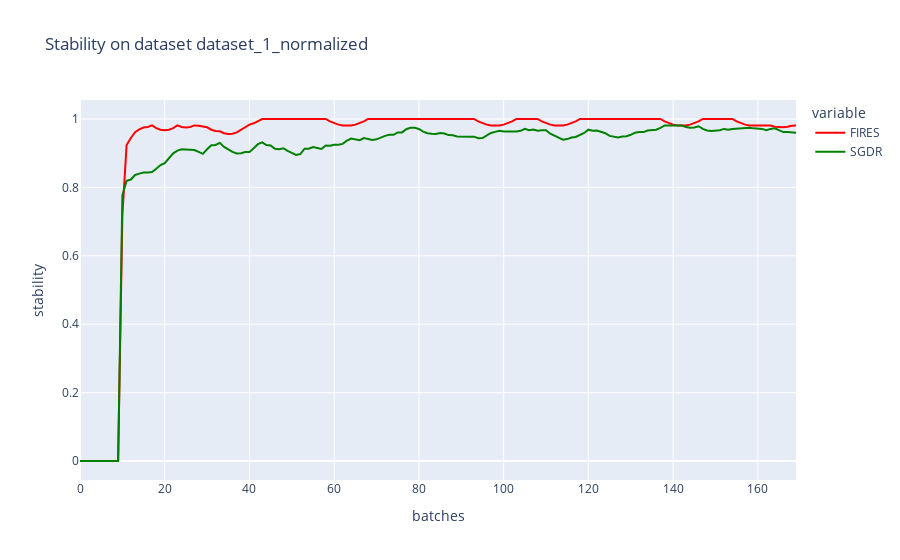

Notebook source saved alongside this figure:
### Markdown cell above
### Plot all

### Code cell
# stability
title = "Stability on dataset {}".format(dataset_name)
col_names = ["FIRES", "SGDR"]
d = {"FIRES":fires_stability, "SGDR":sgdr_stability}
df = pd.DataFrame(d, columns=col_names)
fig = px.line(df, y = col_names, title=title, labels={"index":"batches", "value":"stability"}, color_discrete_map={'FIRES': 'red', "SGDR": "green"})
stability_trace = fig["data"]
fig.show()

### Figure 1 — Plotly figure (JSON) as saved in the notebook; plotly's stock layout.template omitted (floating-point values rounded to 4 significant figures; data arrays with more than 128 entries replaced by an {"elided": "..."} marker saying what was removed)
{"data": [{"hovertemplate": "variable=FIRES<br>batches=%{x}<br>stability=%{y}<extra></extra>", "legendgroup": "FIRES", "line": {"color": "red", "dash": "solid"}, "mode": "lines", "name": "FIRES", "orientation": "v", "showlegend": true, "type": "scatter", "x": {"elided": "170 int values"}, "xaxis": "x", "y": {"elided": "170 float values"}, "yaxis": "y"}, {"hovertemplate": "variable=SGDR<br>batches=%{x}<br>stability=%{y}<extra></extra>", "legendgroup": "SGDR", "line": {"color": "green", "dash": "solid"}, "mode": "lines", "name": "SGDR", "orientation": "v", "showlegend": true, "type": "scatter", "x": {"elided": "170 int values"}, "xaxis": "x", "y": {"elided": "170 float values"}, "yaxis": "y"}], "layout": {"legend": {"title": {"text": "variable"}, "tracegroupgap": 0}, "title": {"text": "Stability on dataset dataset_1_normalized"}, "xaxis": {"anchor": "y", "domain": [0, 1], "title": {"text": "batches"}}, "yaxis": {"anchor": "x", "domain": [0, 1], "title": {"text": "stability"}}}}
